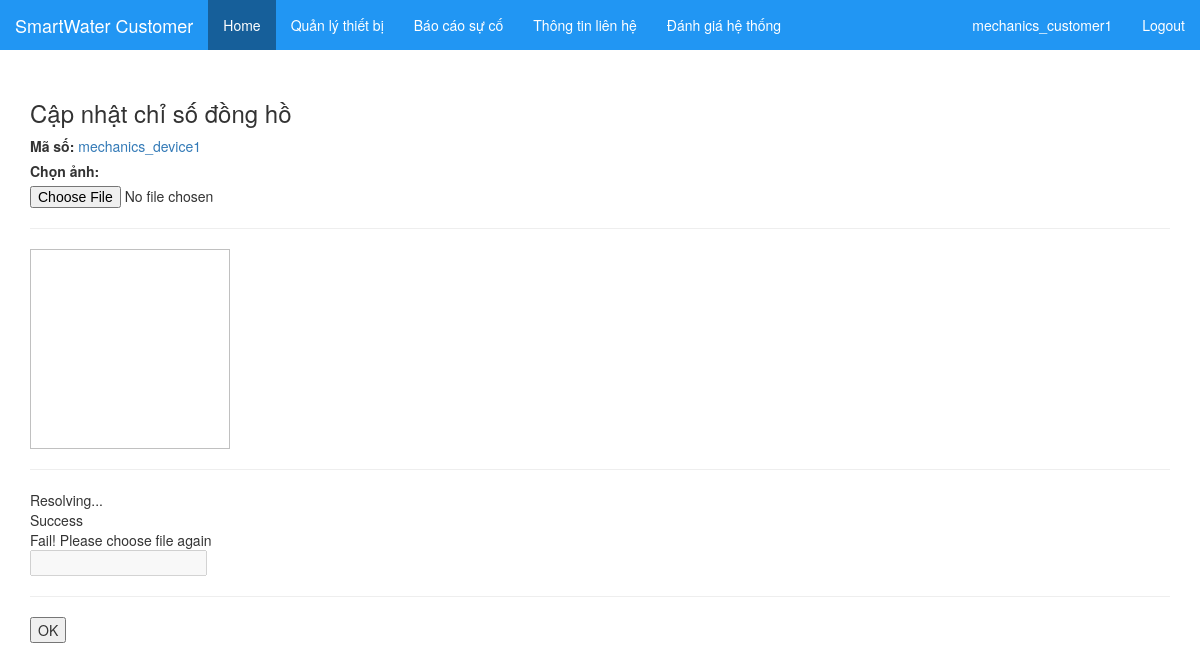
Screenshot of /customer/update_mechanics_device_value/mechanics_device1?next=/customer/device_info/mechanics/mechanics_device1 (signed in) with the database file from the repository.
### sysauth/models.py (models this page shows, shortened)
class User(AbstractUser):
    is_customer = models.BooleanField(default=False,blank=True)
    is_water_company_staff = models.BooleanField(default=False,blank=True)
    is_water_department_staff = models.BooleanField(default=False,blank=True)

### main/models.py (models this page shows, shortened)
class WaterDeviceMixin:
    def last_collect_before(self,month,year):
        if month == 1:
            year -= 1
            month = 12
        else:
            month -= 1
        c = self.last_collect_at(month,year)
        return c if c is not None else self.last_collect_at(month,year)

class MechanicsWaterDevice(models.Model,WaterDeviceMixin):
    customer = models.ForeignKey(Customer,related_name='mechanics_water_devices')
    token = models.CharField(default='',max_length = 255)
    active = models.BooleanField(default=False)
    begin_value = models.IntegerField(default=0)
    begin_month = models.IntegerField(choices=MONTHS,default=1)
    begin_year = models.IntegerField(default=1)

### customer/views.py (the view, shortened to what this page needs)
# urls.py: url(r'^update_mechanics_device_value/(?P<device_token>\w+)',update_mechanics_device_value,name='update_mechanics_device_value'),
def update_mechanics_device_value(request, device_token):
    next = request.GET.get('next', request.get_full_path())
    if not request.user.is_authenticated() or not request.user.is_customer:
        return HttpResponse('Chi danh cho Customer')
    customer = request.user.customer_profile
    device = get_object_or_404(
        MechanicsWaterDevice, customer=customer, token=device_token)
    return render(request, 'customer/update_mechanics_device_value.html', {
        'device': device
    })

### customer/templates/customer/update_mechanics_device_value.html (shortened to what this page needs)
{% extends 'customer/customer_base.html' %}
{% block content %}
<div class="container">
  <h3>Cập nhật chỉ số đồng hồ</h3>
  <div>
    <label>Mã số: </label>
    <a href="{% url 'customer:device_info' 'mechanics' device.token %}">
      {{device.token}}
    </a>
  </div>
  <div>
    <form enctype="multipart/form-data" method="POST">
      {% verbatim %}
      <div id='vue-app'>
        <label>Chọn ảnh: </label>
        <input type='file' name='image' @change="changeFile" />
        <hr />
        <div>
          <img :src="imageUrl" style="width:200px;height:200px;object-fit:cover" />
        </div>
        <hr />
        <div>
          <div v-if="isFetching">
            Resolving...
          </div>
          <div v-if="isFetched && resolveSuccess">
            Success
          </div>
          <div v-if="isFetched && !resolveSuccess">
            Fail! Please choose file again
          </div>
          <input type="text" name="value" v-bind:value="value" disabled />
        </div>
        <hr />
        <div>
          <button type="submit">OK</button>
        </div>
      </div>
      {% endverbatim %}
    </form>
  </div>
</div>
{% endblock %}

### main/templates/main/header.html (shortened to what this page needs)
<div class="header">
  <nav class="navbar navbar-inverse navbar-fixed-top">
    <div class="container-fluid">
      <div class="navbar-header">
        <a class="navbar-brand" href="/">
          {% block brand %}{% endblock %}
        </a>
      </div>
      <div class="collapse navbar-collapse" id="myNavbar">
        <ul class="nav navbar-nav">
          {% block navbar %}
          <li class="active"><a href="/">Home</a></li>
          {% block navbar_1 %}{% endblock %} {% endblock %}
        </ul>
        {% if request.user.is_authenticated %}
        <ul class="nav navbar-nav navbar-right">
          <p class="navbar-text">
            {{ request.user.username}}
          </p>
          <li>
            <a href="/auth/logout">Logout</a>
          </li>
        </ul>
        {% endif %}
      </div>
    </div>
  </nav>
</div>

### main/static/main/css/header.css (style rules this page uses)
.header { background: #2196F3;; color: white;; }
.header .navbar { background: #2196F3;; border: none; }
.header .navbar .navbar-header { color: white; }
.header .navbar .navbar-header a { color: white; }
.header .navbar ul li a { color: white; }
.header .navbar ul li.active a { background: #165f9a; }
.header .navbar-text { color: white; }

### rows the page displays
User: user.username "mechanics_customer1"
MechanicsWaterDevice: token "mechanics_device1"
